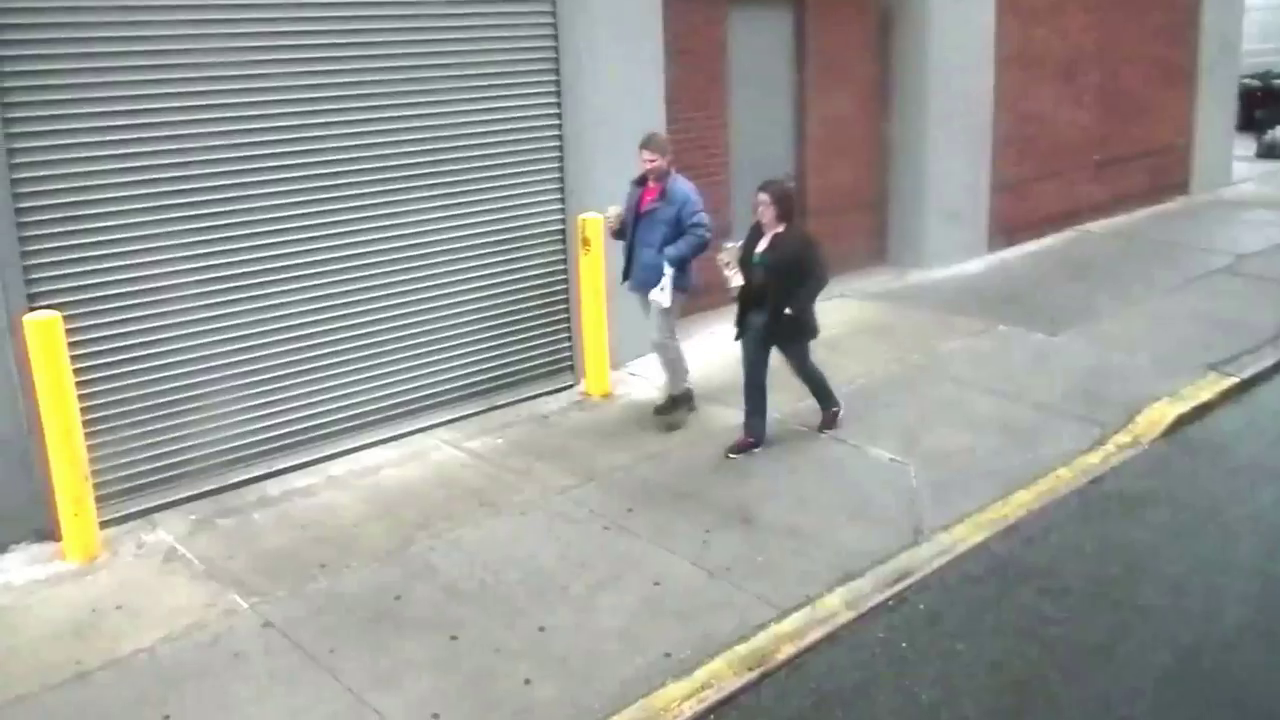
#> input picture frame 13 of img/twowalking.mp4, 1280 x 720 px, given in place of road.mp4, which was not available
$ python detect_traffic.py   (older library calls are emulated)
#> lines starting #> are read from the running program, lines starting #| are printed output that depends on the picture; after the words box and inside, x2 and y2 are one past the last pixel; in counts of white or black regions, pixels touching at a corner belong together; pictures that were not available may be replaced by others from this repository, and a replacement may not be noted
import cv2
import math
import imutils
import constants
import numpy as np


# Notes
# None

# PROBLEMS ATM


# Ideas


# TODO
# Add comments
# Initiate tracker when objects too close

class Feed:
    def __init__(self, feed):
#> called with feed = 'img/road.mp4'
        self.feed = cv2.VideoCapture(feed)
        self.foreground = Foreground(self.read()[1])

    def read(self):
        ret, read = self.feed.read()
#> read is the input picture: shape (720, 1280, 3); mean B, G, R 150.5, 155.4, 154.5
        resized = imutils.resize(read, width=constants.FEED_WIDTH, height=constants.FEED_HEIGHT)
        return ret, resized

    def set_feed(self, feed):
        self.close()
        self.feed = cv2.VideoCapture(feed)

    def set_background(self, background):
        self.foreground.set_background(background)

    def get_foreground(self, frame):
        return self.foreground.get(frame)

    def close(self):
        return self.feed.close()


class Foreground:
    def __init__(self, background):
        self.background = cv2.cvtColor(imutils.resize(cv2.imread("img/roadbg.png"), width=constants.FEED_WIDTH, height=constants.FEED_HEIGHT), cv2.COLOR_BGR2GRAY)#cv2.cvtColor(background, cv2.COLOR_BGR2GRAY)
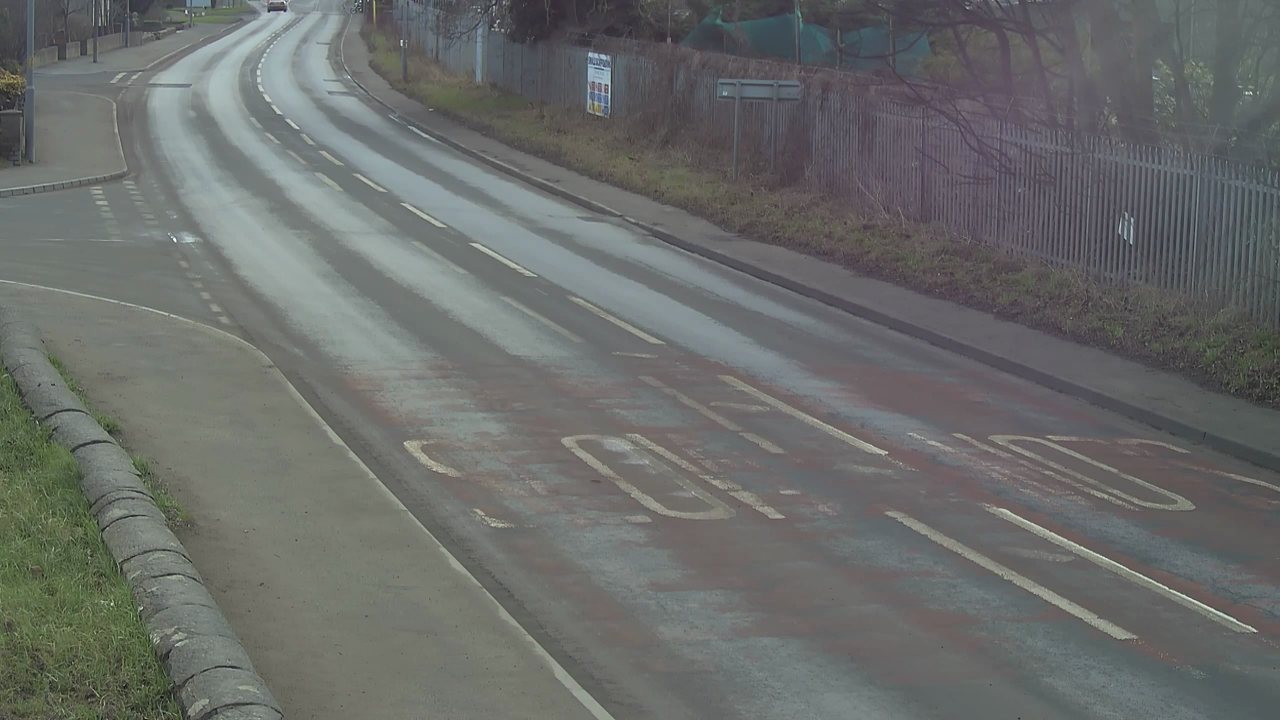
#> input picture img/roadbg.png, 1280 x 720 px
#> self.background: shape (360, 640); min 26, max 230, mean 107.2
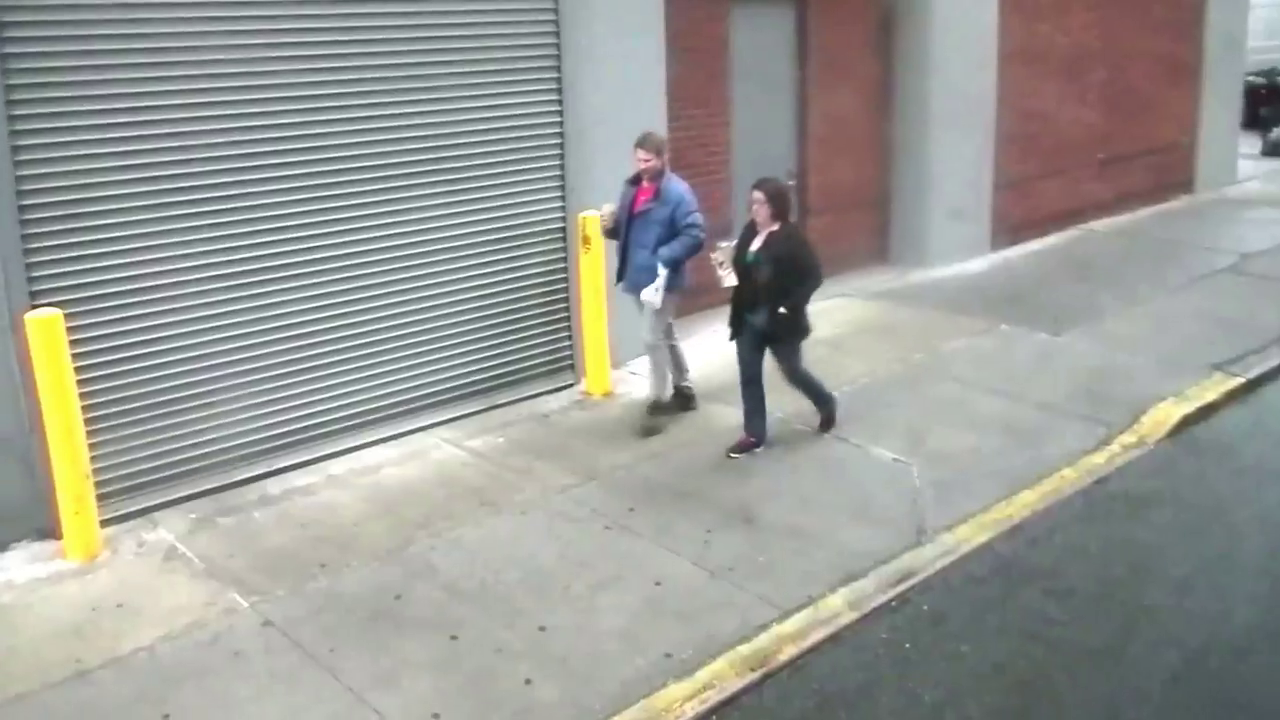
#> input picture frame 14 of img/twowalking.mp4, 1280 x 720 px, given in place of road.mp4, which was not available
#> in read, read is the input picture: shape (720, 1280, 3); mean B, G, R 150.5, 155.6, 154.7
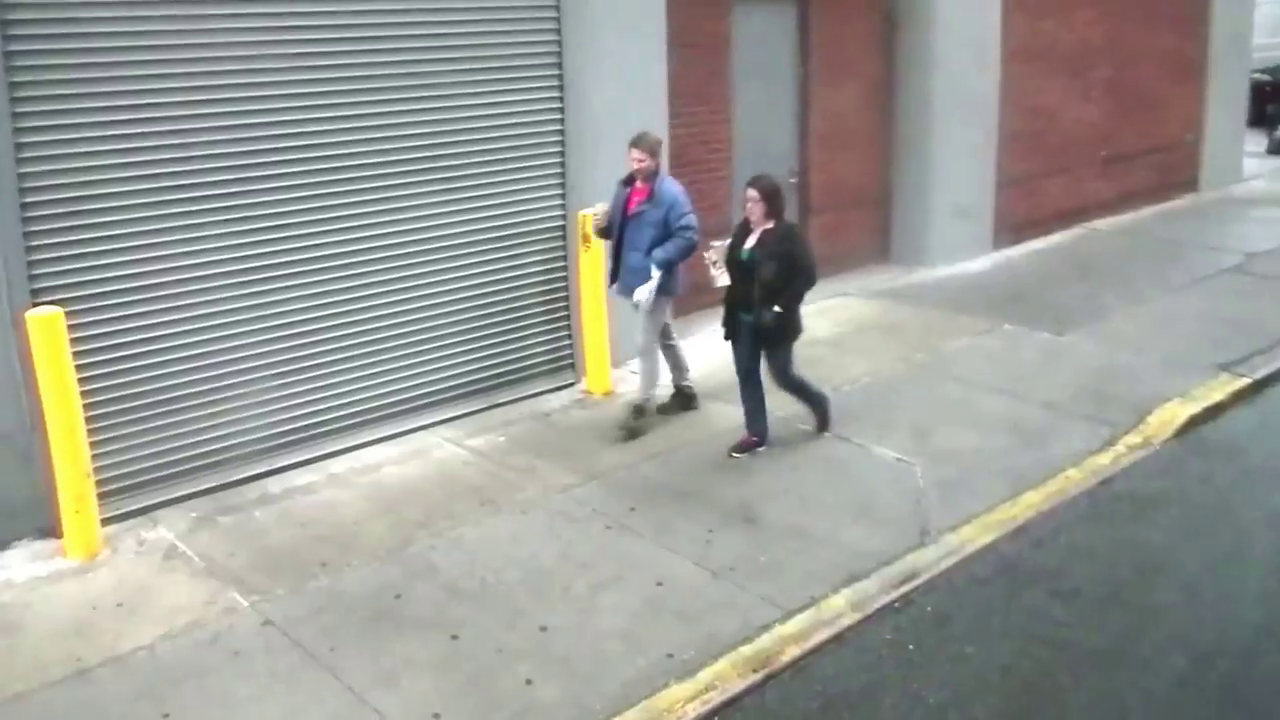
#> input picture frame 15 of img/twowalking.mp4, 1280 x 720 px, given in place of road.mp4, which was not available
#> in read, read is the input picture: shape (720, 1280, 3); mean B, G, R 150.4, 155.7, 154.7
        self.subtractor = cv2.createBackgroundSubtractorMOG2()

    def set_background(self, background):
        self.background = background

    def get(self, frame):
        # Convert image to grayscale image
        gray = cv2.cvtColor(frame, cv2.COLOR_BGR2GRAY)

        # Kernel for morphological transformation
        kernel = cv2.getStructuringElement(cv2.MORPH_ELLIPSE, (3, 3))

        # Get absolute difference between background and current image
        sub = cv2.absdiff(gray, self.background)

        # Add blur
        sub = cv2.bilateralFilter(sub, 9, 75, 75)
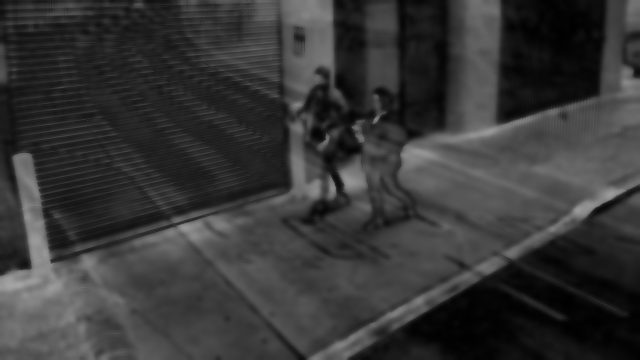
#> sub: shape (360, 640); min 1, max 166, mean 55

        # Threshold to convert absdiff image to binary image
        _, sub = cv2.threshold(sub, constants.VEHICLE_THRESHOLD, 255, cv2.ADAPTIVE_THRESH_GAUSSIAN_C)
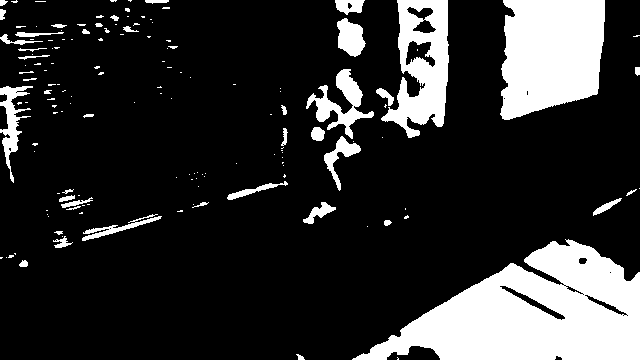
#> sub: shape (360, 640); 18.8% white; 150 white regions (105 under 20 px), largest, box (x1, y1, x2, y2) and area: (352, 239, 640, 360) 19979, (500, 0, 605, 120) 10398, (381, 0, 449, 138) 5135

        sub = cv2.bitwise_not(sub)

        # Fill any small holes
        sub = cv2.morphologyEx(sub, cv2.MORPH_CLOSE, kernel)
#> sub: shape (360, 640); 81.6% white; 64 black regions (26 under 20 px), largest, box (x1, y1, x2, y2) and area: (352, 239, 640, 360) 19969, (500, 0, 605, 120) 10391, (381, 0, 449, 138) 5101

        # Remove noise
        sub = cv2.morphologyEx(sub, cv2.MORPH_OPEN, kernel)
#> sub: shape (360, 640); 81.6% white; 60 black regions (25 under 20 px), largest, box (x1, y1, x2, y2) and area: (352, 239, 640, 360) 20009, (500, 0, 605, 120) 10396, (381, 0, 449, 138) 5120

        # Dilate to merge adjacent blobs
        sub = cv2.dilate(sub, kernel, iterations=2)
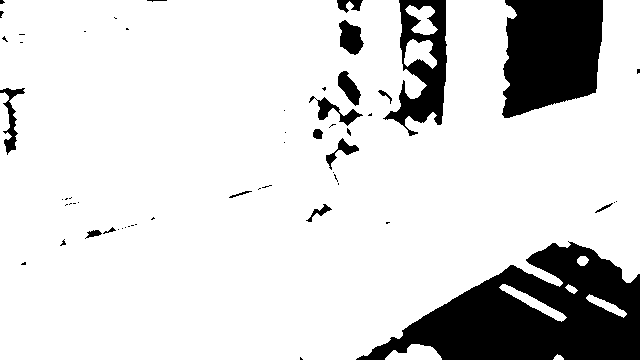
#> sub: shape (360, 640); 84.7% white; 58 black regions (41 under 20 px)

        # [10 lines of commented-out code are left out]

        return sub


class Cascade:
    def __init__(self, cascade):
        self.cascade = cv2.CascadeClassifier(cascade)

    def get_objects(self, frame):
        # Convert frame to grayscale
        gray = cv2.cvtColor(frame, cv2.COLOR_BGR2GRAY)

        # Search grayscale frame for cascade match
        objects = self.cascade.detectMultiScale(gray, 1.1, 4)
        return objects


class Object:
    def __init__(self, frame, roi, object_name = "Pending..."):
        self.tracker = Tracker(frame, roi)
        self.roi = roi
        self.bottom = (roi[0] + (roi[2] / 2), roi[1] + roi[3])
        self.object_name = object_name

    # Get cropped image of roi, img[y: y + h, x: x + w]
    def crop_roi(self, frame):
        return frame[int(self.roi[1]) - constants.ROI_CROP_MARGIN : int(self.roi[1] + self.roi[3]) + constants.ROI_CROP_MARGIN, int(self.roi[0]) - constants.ROI_CROP_MARGIN : int(self.roi[0] + self.roi[2]) + constants.ROI_CROP_MARGIN]

    # [13 lines left out: functions roi_empty, roi_empty_2, not called in this run]

    def draw(self, frame):
        # ROI is not initialized
        if self.roi is None:
            print("ROI is not known")
        # ROI is initialized
        else:
            # Draw rectangle to match ROI
            cv2.rectangle(frame, (int(self.roi[0]), int(self.roi[1])), (int(self.roi[0] + self.roi[2]), int(self.roi[1] + self.roi[3])), constants.RECTANGLE_COLOR_PERSON, 2)

            # Draw circle in the middle
            cv2.circle(frame, (int(self.roi[0] + (self.roi[2] / 2)), int(self.roi[1] + (self.roi[3] / 2))), 3, (0, 255, 0), -1)

            # Put object name above the object
            cv2.putText(frame, self.object_name, (int(self.roi[0]), int(self.roi[1]) - 5), cv2.FONT_HERSHEY_SIMPLEX, 1, constants.TEXT_COLOR, 1)
            return frame

    def set_name(self, name):
        self.object_name = name

    # [6 lines left out: function set_roi, not called in this run]

    def init_tracker(self, frame, roi):
        # Initialize tracker
        self.tracker.init_tracker(frame, roi)

    # [7 lines left out: function update_tracker, not called in this run]

class Tracker:
    def __init__(self, frame, roi):
        self.tracker = cv2.TrackerKCF_create()
        self.init = self.init_tracker(frame, roi)

    def init_tracker(self, frame, roi):
        # Initialize tracker
        ret = self.tracker.init(frame, roi)
        return ret

    # [6 lines left out: function update, not called in this run]

class Corridor:
    def __init__(self, feed):
        self.traffic = Traffic()
        self.traffic.set_body_cascade("cascades/haarcascade_fullbody.xml")
        self.feed = Feed(feed)
        _, self.init_frame = self.feed.read() #imutils.resize(cv2.imread("img/warehouse.jpg"), width=640, height=480)

    def set_feed(self, feed):
        # Set feed
        self.feed.set_feed(feed)

    def map(self, x, in_min, in_max, out_min, out_max):
        # Map range of values to new range of values
        return (x - in_min) * (out_max - out_min) / (in_max - in_min) + out_min

    # [7 lines left out: function get_depth, not called in this run]

    def get_position(self, obj):
        pos = (obj.bottom[0], self.get_depth(obj.bottom[1]))
        return pos

    def handle_corridor(self):
        while 1:
            _, frame = self.feed.read()
            draw_frame = frame.copy()
            fg = self.feed.get_foreground(frame)
            self.traffic.update_objects(fg)
            self.traffic.draw_traffic(draw_frame)
            self.traffic.identify_person(frame)
            cv2.imshow('Warehouse', draw_frame)
            cv2.imshow('FG', fg)
            k = cv2.waitKey(30) & 0xFF
            if k == 27:
                break

class Traffic:
    def __init__(self):
        self.body_cascade = None
        self.traffic = []

    def identify_person(self, frame):
        for obj in self.traffic:
            crop = obj.crop_roi(frame)
            roi = self.body_cascade.get_objects(crop)
            if len(roi) == 1:
                obj.set_roi(roi[0])
                obj.set_name("Person")

    def set_body_cascade(self, cascade):
        self.body_cascade = Cascade(cascade)

    def get_objects(self, frame):
        _, contours, _ = cv2.findContours(frame, cv2.RETR_EXTERNAL, cv2.CHAIN_APPROX_SIMPLE)
#> contours = 9 contours; largest, box (x1, y1, x2, y2) and area: (0, 0, 640, 360) 193154, (404, 39, 437, 69) 575, (385, 344, 442, 360) 541, (499, 284, 567, 322) 524, (405, 5, 438, 35) 506
#> in update_objects, `objs = self.get_objects(frame)`: objs has the same summary as contours in get_objects
        return contours

    def delete_empty(self, frame):
        for i, obj in enumerate(self.traffic):
            check = obj.roi_empty_2(frame)
            if not check:
                self.traffic.pop(i)
#> after the loop, self.traffic = []

    def update_objects(self, frame):
        objs = self.get_objects(frame)
        self.delete_empty(frame)
        for obj in objs:
            roi = cv2.boundingRect(obj)
            index = self.get_index(roi)
            if cv2.contourArea(obj) > constants.MIN_VEHICLE_SIZE:
                if index == -1: # Add another condition here
                    self.traffic.append(Object(frame, roi))
                else:
                    if self.traffic[index].object_name == "Person":
                        continue
                    self.traffic[index].set_roi(roi)
            else:
                if index != -1:
                    self.traffic.pop(index)
#> this loop made 9 passes
#> after the loop, self.traffic = 1 item

    def draw_traffic(self, frame):
        for i, obj in enumerate(self.traffic):
            obj.draw(frame)
#> this loop made 1 pass

    # [10 lines left out: function get_dist, not called in this run]

    def get_index(self, roi):
        # Iterate through every object in traffic
        for i, obj in enumerate(self.traffic):
            # If distance is smaller than SEARCH_MARGIN_NEW_LOC
            dist = self.get_dist(roi, obj.roi)
            if dist < constants.SEARCH_MARGIN_NEW_LOC:
                # Return index
                return i
        return -1

    def find_traffic(self, frame):
        self.update_bodies(frame)
        self.draw_traffic(frame)


corr = Corridor("img/road.mp4")
corr.handle_corridor()
#> the loop in identify_person, `for obj in self.traffic:` made 1 pass
#> pass 1, in identify_person, `crop = obj.crop_roi(frame)`:
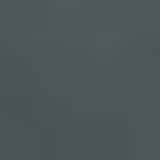
#> crop: shape (20, 20, 3) (shown 8 times larger); mean B, G, R 90.8, 86.8, 76.8
#> (key Esc is pressed here)

$ run again, starting later in the video
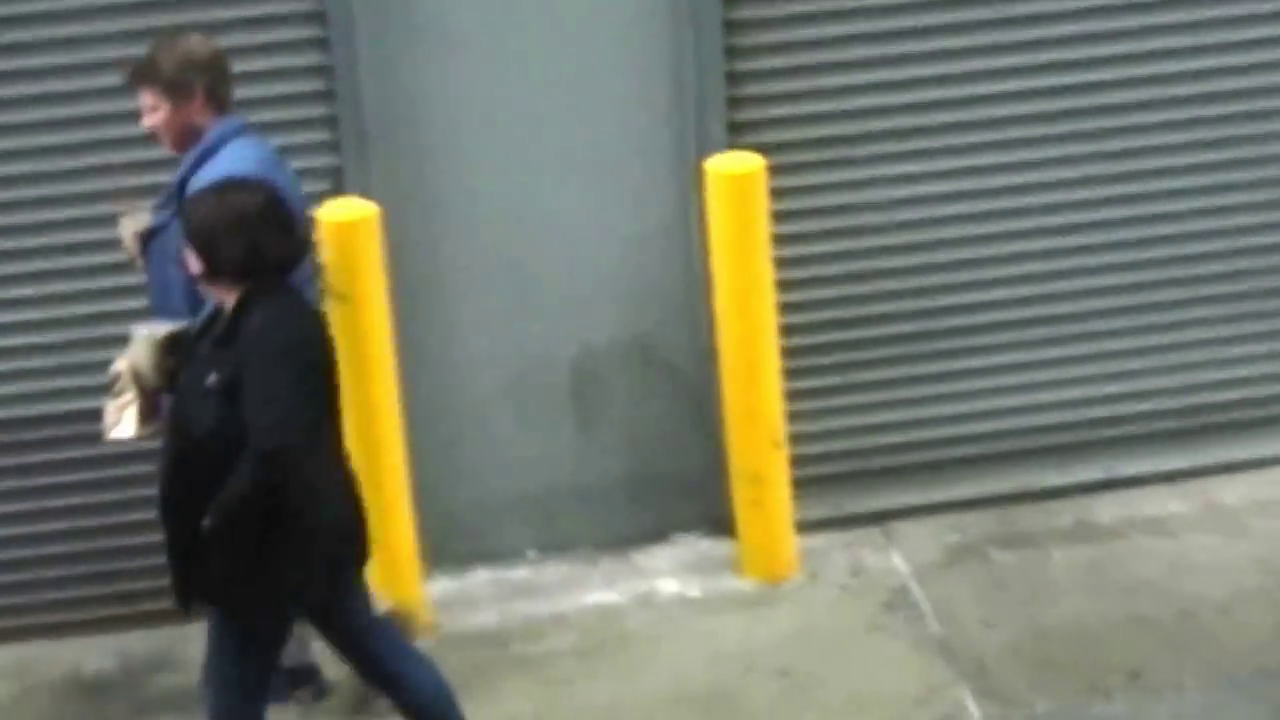
#> input picture frame 104 of img/twowalking.mp4, 1280 x 720 px, given in place of road.mp4, which was not available
#> in read, read is the input picture: shape (720, 1280, 3); mean B, G, R 105.9, 119.5, 115.7
#> in get, `sub = cv2.dilate(sub, kernel, iterations=2)`:
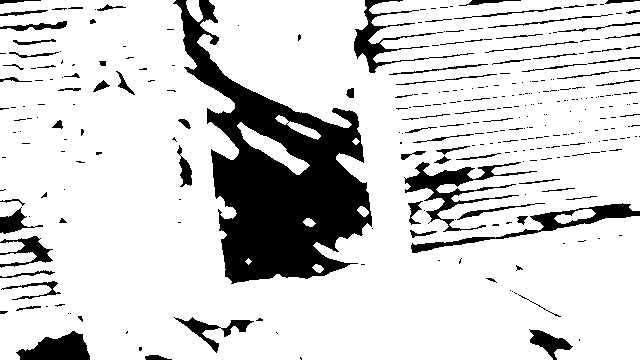
#> sub: shape (360, 640); 83.2% white; 318 black regions (237 under 20 px)
#> contours = 12 contours, 1 with area under 20; largest, box (x1, y1, x2, y2) and area: (0, 0, 640, 360) 194240, (237, 122, 310, 175) 1032, (275, 115, 321, 140) 290, (0, 252, 37, 264) 289, (554, 209, 596, 224) 286
#> objs has the same summary as contours in get_objects
#> after the loop in delete_empty, `for i, obj in enumerate(self.traffic):`: self.traffic = []
#> the loop in update_objects, `for obj in objs:` made 12 passes
#> index on passes 1, 3, 4, 5, 6, 7, 8, 11: -1, -1, -1, -1, -1, -1, -1, -1
#> after the loop in update_objects, `for obj in objs:`: self.traffic = 1 item
#> the loop in draw_traffic, `for i, obj in enumerate(self.traffic):` made 1 pass
#> the loop in identify_person, `for obj in self.traffic:` made 1 pass
#> pass 1, in identify_person, `crop = obj.crop_roi(frame)`:
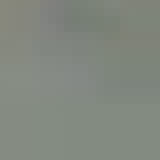
#> crop: shape (20, 20, 3) (shown 8 times larger); mean B, G, R 126.9, 135.8, 129.8
